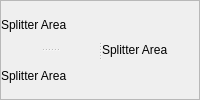
               <widget class="QFrame" name="frame">
                <property name="sizePolicy">
                 <sizepolicy hsizetype="Expanding" vsizetype="Expanding">
                  <horstretch>0</horstretch>
                  <verstretch>0</verstretch>
                 </sizepolicy>
                </property>
                <property name="minimumSize">
                 <size>
                  <width>0</width>
                  <height>50</height>
                 </size>
                </property>
                <property name="frameShape">
                 <enum>QFrame::StyledPanel</enum>
                </property>
                <property name="frameShadow">
                 <enum>QFrame::Raised</enum>
                </property>
                <layout class="QGridLayout" name="gridLayout_45">
                 <property name="horizontalSpacing">
                  <number>0</number>
                 </property>
                 <property name="margin">
                  <number>0</number>
                 </property>
                 <item row="0" column="0">
                  <widget class="QSplitter" name="splitter_4">
                   <property name="sizePolicy">
                    <sizepolicy hsizetype="Expanding" vsizetype="Expanding">
                     <horstretch>0</horstretch>
                     <verstretch>0</verstretch>
                    </sizepolicy>
                   </property>
                   <property name="orientation">
                    <enum>Qt::Horizontal</enum>
                   </property>
                   <widget class="QSplitter" name="splitter_3">
                    <property name="sizePolicy">
                     <sizepolicy hsizetype="Expanding" vsizetype="Expanding">
                      <horstretch>0</horstretch>
                      <verstretch>0</verstretch>
                     </sizepolicy>
                    </property>
                    <property name="orientation">
                     <enum>Qt::Vertical</enum>
                    </property>
                    <widget class="QWidget" name="widget" native="true">
                     <property name="sizePolicy">
                      <sizepolicy hsizetype="Expanding" vsizetype="Expanding">
                       <horstretch>0</horstretch>
                       <verstretch>0</verstretch>
                      </sizepolicy>
                     </property>
                     <layout class="QGridLayout" name="gridLayout_47">
                      <property name="margin">
                       <number>0</number>
                      </property>
                      <item row="0" column="0">
                       <widget class="QLabel" name="label_3">
                        <property name="sizePolicy">
                         <sizepolicy hsizetype="Expanding" vsizetype="Expanding">
                          <horstretch>0</horstretch>
                          <verstretch>0</verstretch>
                         </sizepolicy>
                        </property>
                        <property name="text">
                         <string>Splitter Area</string>
                        </property>
                       </widget>
                      </item>
                     </layout>
                    </widget>
                    <widget class="QWidget" name="widget_2" native="true">
                     <property name="sizePolicy">
                      <sizepolicy hsizetype="Expanding" vsizetype="Expanding">
                       <horstretch>0</horstretch>
                       <verstretch>0</verstretch>
                      </sizepolicy>
                     </property>
                     <layout class="QGridLayout" name="gridLayout_48">
                      <property name="margin">
                       <number>0</number>
                      </property>
                      <item row="0" column="0">
                       <widget class="QLabel" name="label_4">
                        <property name="sizePolicy">
                         <sizepolicy hsizetype="Expanding" vsizetype="Expanding">
                          <horstretch>0</horstretch>
                          <verstretch>0</verstretch>
                         </sizepolicy>
                        </property>
                        <property name="text">
                         <string>Splitter Area</string>
                        </property>
                       </widget>
                      </item>
                     </layout>
                    </widget>
                   </widget>
                   <widget class="QWidget" name="widget_3" native="true">
                    <property name="sizePolicy">
                     <sizepolicy hsizetype="Expanding" vsizetype="Expanding">
                      <horstretch>0</horstretch>
                      <verstretch>0</verstretch>
                     </sizepolicy>
                    </property>
                    <layout class="QGridLayout" name="gridLayout_46">
                     <property name="margin">
                      <number>0</number>
                     </property>
                     <item row="0" column="0">
                      <widget class="QLabel" name="label_6">
                       <property name="sizePolicy">
                        <sizepolicy hsizetype="Expanding" vsizetype="Expanding">
                         <horstretch>0</horstretch>
                         <verstretch>0</verstretch>
                        </sizepolicy>
                       </property>
                       <property name="text">
                        <string>Splitter Area</string>
                       </property>
                      </widget>
                     </item>
                    </layout>
                   </widget>
                  </widget>
                 </item>
                </layout>
               </widget>
